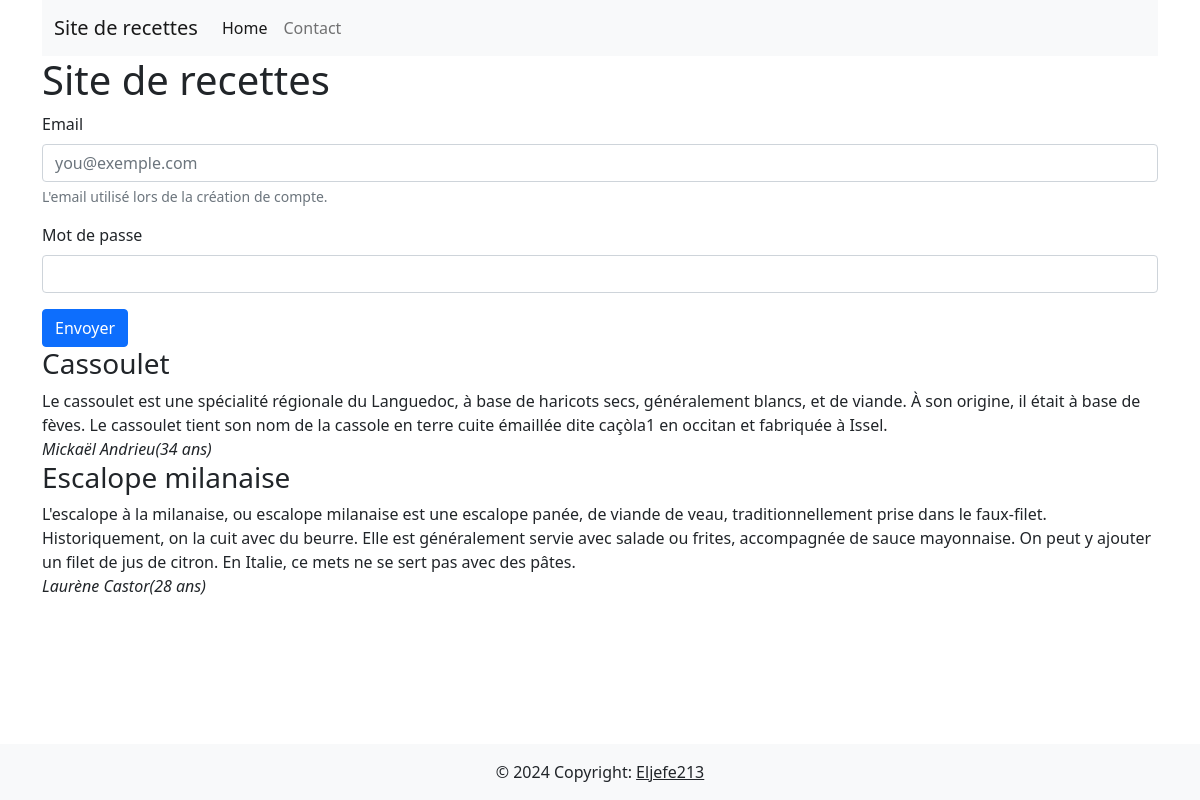
The page / on the database its author committed.
### tables this page shows
CREATE TABLE IF NOT EXISTS `recipes` (
    `recipe_id` int(11) NOT NULL AUTO_INCREMENT,
    `title` varchar(128) NOT NULL,
    `recipe` TEXT NOT NULL,
    `author` varchar(255) NOT NULL,
    `is_enabled` BOOLEAN NOT NULL,
    PRIMARY KEY (`recipe_id`)
    );

CREATE TABLE IF NOT EXISTS `users` (
    `user_id` int(11) NOT NULL AUTO_INCREMENT,
    `full_name` varchar(64) NOT NULL,
    `email` varchar(255) NOT NULL,
    `password` varchar(255) NOT NULL,
    `age` INT NOT NULL,
    PRIMARY KEY (`user_id`)
    );

### variables.php (called while the page is built)
<?php
$usersStatement = $mysqlClient->prepare('SELECT * FROM users');
$usersStatement->execute();
$users = $usersStatement->fetchAll();
$recipesStatement = $mysqlClient->prepare('SELECT * FROM recipes WHERE is_enabled is TRUE');
$recipesStatement->execute();
$recipes = $recipesStatement->fetchAll();

### functions.php (called while the page is built, shortened)
<?php
function displayAuthor(string $authorEmail, array $users): string
{
    foreach ($users as $user) {
        if ($authorEmail === $user['email']) {
            return $user['full_name'] . '(' . $user['age'] . ' ans)';
        }
    }
    return 'Auteur inconnu';
}
function isValidRecipe(array $recipe): bool
{
    if (array_key_exists('is_enabled', $recipe)) {
        $isEnabled = $recipe['is_enabled'];
    } else {
        $isEnabled = false;
    }
    return $isEnabled;
}
function getRecipes(array $recipes): array
{
    $valid_recipes = [];
    foreach ($recipes as $recipe) {
        if (isValidRecipe($recipe)) {
            $valid_recipes[] = $recipe;
        }
    }
    return $valid_recipes;
}

### index.php (the view, shortened to what this page needs)
<?php
require_once(__DIR__ . '/databaseconnect.php');
require_once(__DIR__ . '/variables.php');
require_once(__DIR__ . '/functions.php');
?>
<!DOCTYPE html>
<html>
<head>
    <link
            href="https://cdn.jsdelivr.net/npm/bootstrap@5.0.2/dist/css/bootstrap.min.css"
            rel="stylesheet"
    >
</head>
<body class="d-flex flex-column min-vh-100">
    <div class="container">
        <?php require_once(__DIR__ . '/header.php'); ?>
        <h1>Site de recettes</h1>
        <?php require_once(__DIR__ . '/login.php'); ?>
        <?php foreach (getRecipes($recipes) as $recipe) : ?>
            <article>
                <h3><?php echo $recipe['title']; ?></h3>
                <div><?php echo $recipe['recipe']; ?></div>
                <i><?php echo displayAuthor($recipe['author'], $users); ?></i>
            </article>
        <?php endforeach ?>
    </div>
    <?php require_once(__DIR__ . '/footer.php'); ?>
</body>
</html>

### header.php (shortened to what this page needs)
<nav class="navbar navbar-expand-lg navbar-light bg-light">
    <div class="container-fluid">
        <a class="navbar-brand" href="index.php">Site de recettes</a>
        <div class="collapse navbar-collapse" id="navbarSupportedContent">
            <ul class="navbar-nav me-auto mb-2 mb-lg-0">
                <li class="nav-item">
                    <a class="nav-link active" aria-current="page" href="index.php">Home</a>
                </li>
                <li class="nav-item">
                    <a class="nav-link" href="contact.php">Contact</a>
                </li>
            </ul>
        </div>
    </div>
</nav>

### login.php (shortened to what this page needs)
<?php if (!isset($_SESSION['LOGGED_USER'])) : ?>
    <form action="submit_login.php" method="POST">
        <div class="mb-3">
            <label for="email" class="form-label">Email</label>
            <input type="email" class="form-control" id="email" name="email" aria-describedby="email-help" placeholder="you@exemple.com">
            <div id="email-help" class="form-text">L'email utilisé lors de la création de compte.</div>
        </div>
        <div class="mb-3">
            <label for="password" class="form-label">Mot de passe</label>
            <input type="password" class="form-control" id="password" name="password">
        </div>
        <button type="submit" class="btn btn-primary">Envoyer</button>
    </form>
<?php else : ?>
    <div class="alert alert-success" role="alert">
        Bonjour <?php echo $_SESSION['LOGGED_USER']['email']; ?> et bienvenue sur le site !
    </div>
<?php endif; ?>

### footer.php
<footer class="bg-light text-center text-lg-start mt-auto">
    <div class="text-center p-3">
        © 2024 Copyright:
        <a class="text-dark" href="https://github.com/">Eljefe213</a>
    </div>
</footer>

### rows shown on the page
recipes: title "Cassoulet", recipe "Le cassoulet est une spécialité régionale du Languedoc, à base de haricots secs, généralement blancs, et de viande. À son origine, il était à base de fèves. Le cassoulet tient son nom de la cassole en terre cuite émaillée dite caçòla1 en occitan et fabriquée à Issel.", author.age "Mickaël Andrieu(34 ans)"
recipes: title "Escalope milanaise", recipe "L'escalope à la milanaise, ou escalope milanaise est une escalope panée, de viande de veau, traditionnellement prise dans le faux-filet. Historiquement, on la cuit avec du beurre. Elle est généralement servie avec salade ou frites, accompagnée de sauce mayonnaise. On peut y ajouter un filet de jus de citron. En Italie, ce mets ne se sert pas avec des pâtes.", author.age "Laurène Castor(28 ans)"
